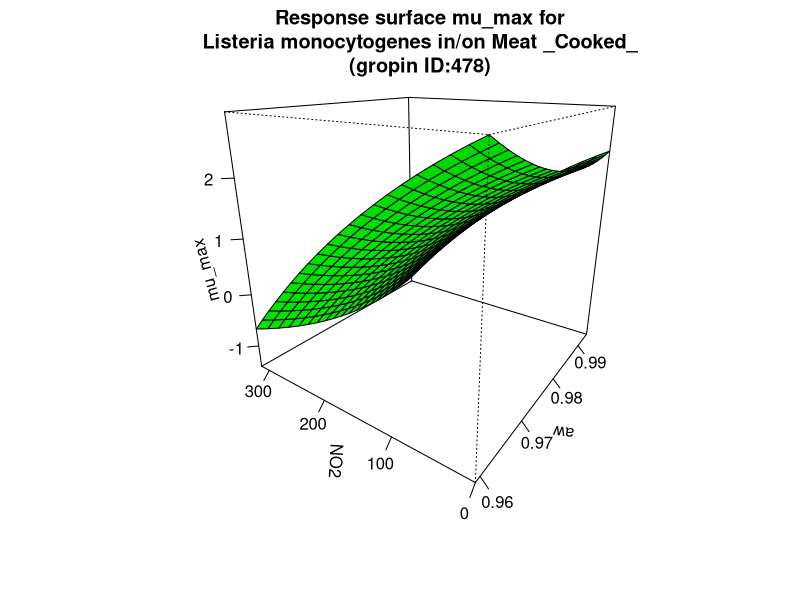

Write R code to recreate this figure.
#############################
# start of Parameter script
#############################
aw <- seq(0.959040959040959,0.993993,length.out=21)
NO2 <- seq(0,315.315,length.out=21)
#############################
# end of Parameter script
#############################
############################# 
# start of Model script Gropin ID 478 
#############################
 
# constant coefficients for this model
 
variables <- data.frame(aw,NO2)
argumentsPar <- expand.grid(variables)
 
# heart of the model
response_surface <- function(aw,NO2) {
   mumax <-1150.5+(-2330.2)*aw+(-0.58142)*((NO2*1000)/(69.01*(1+10^(6.1-3.37))))+0.33406*aw*((NO2*1000)/(69.01*(1+10^(6.1-3.37))))+1182.1*(aw^2)+(-0.019875)*(((NO2*1000)/(69.01*(1+10^(6.1-3.37))))^2)

return(mumax=mumax)
} 

# output parameters
mumax <- cbind(argumentsPar,response_surface(argumentsPar['aw'],argumentsPar['NO2']))
colnames(mumax) <- c(colnames(argumentsPar),'mumax')
#############################
# End of Model script
#############################
############################# 
# start of Visualisation script Gropin ID 478 
#############################
persp(aw,NO2,matrix(unlist(mumax$mumax),nrow=21),col = 'green',xlab='aw',ylab='NO2',zlab='mu_max',main='Response surface mu_max for
Listeria monocytogenes in/on Meat _Cooked_
(gropin ID:478)',theta=305,phi=20,shade=0.25,ticktype = 'detailed')
#############################
# End of Visualisation script
#############################
